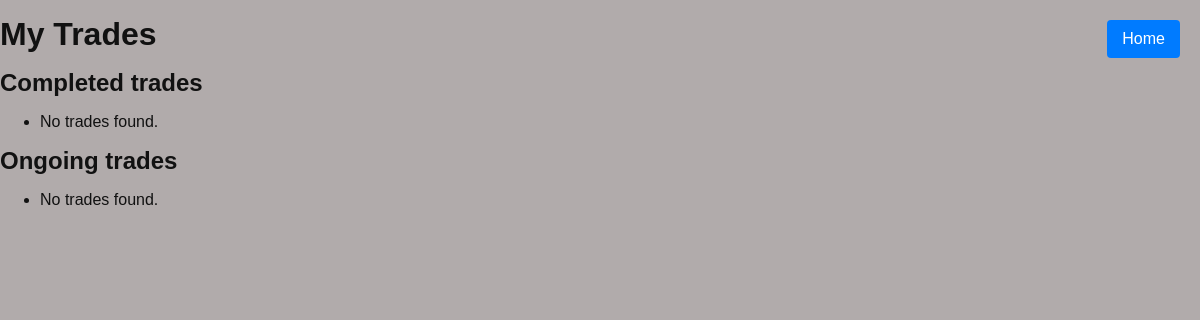
Page /core/mytrades (signed in) on the earlier database version.
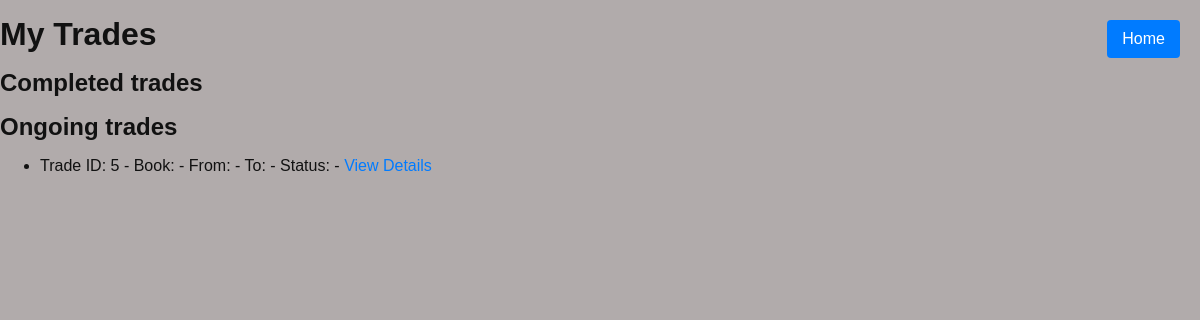
Same page on the later database version.
### core/models.py (models this page shows, shortened)
class Trade(models.Model):
    Trade_Status_Choices = [
        ('Pending', 'Pending'),
        ('Accepted', 'Accepted'),
        ('Paid', 'Paid'),
        ('Shipped', 'Shipped'),
        ('Completed', 'Completed'),
        ('Cancelled', 'Cancelled'),
    ]
    requester = models.ForeignKey(User, related_name='requested_trades', on_delete=models.CASCADE) #Cascade delete means if the user is deleted, their trades are also deleted
    responder = models.ForeignKey(User, related_name='received_trades', on_delete=models.CASCADE)
    requester_status = models.CharField(max_length=20, choices=Trade_Status_Choices, default='Accepted')
    responder_status = models.CharField(max_length=20, choices=Trade_Status_Choices, default='Pending')
    created_at = models.DateTimeField(auto_now_add=True)
    time_both_paid = models.DateTimeField(default=None, null=True, blank=True)

### core/views.py (the view)
# urls.py: path('core/mytrades', views.mytrades_view, name='mytrades'),  #all trades involving the user
def mytrades_view(request):
    if not request.user.is_authenticated:
        return redirect('login')  # Redirect to login if not authenticated
    user = request.user
    trades = Trade.objects.filter(requester=user) | Trade.objects.filter(responder=user)
    trades = trades.order_by('-created_at')  # Order by most recent trades first
    return render(request, 'core/mytrades.html', {
        'trades': trades,
    })

### core/templates/core/mytrades.html (shortened to what this page needs)
{% load static %}
<!DOCTYPE html>
<html lang="en">
<head>
        <link rel="stylesheet" href="{% static 'css/styles.css' %}">
</head>
<body>
    <a href="{% url 'home' %}" id="go_home_id">Home</a>
    <h1>My Trades</h1>
    <h2>Completed trades</h2>
    <ul>
        {% for trade in trades %}
            {% if trade.requester_recieved and trade.responder_recieved %}
                <li>
                    Trade ID: {{ trade.id }} -
                    Book: {{ trade.book.title }} -
                    From: {{ trade.from_user.username }} -
                    To: {{ trade.to_user.username }} -
                    Status: {{ trade.status }} -
                    <a href="{% url 'trade' trade.id %}">View Details</a>
                </li>
            {% endif %}
        {% empty %}
            <li>No trades found.</li>
        {% endfor %}
    </ul>
    <h2>Ongoing trades</h2>
    <ul>
        {% for trade in trades %}
            {% if not trade.requester_recieved and not trade.responder_recieved %}
                <li>
                    Trade ID: {{ trade.id }} -
                    Book: {{ trade.book.title }} -
                    From: {{ trade.from_user.username }} -
                    To: {{ trade.to_user.username }} -
                    Status: {{ trade.status }} -
                    <a href="{% url 'trade' trade.id %}">View Details</a>
                </li>
            {% endif %}
        {% empty %}
            <li>No trades found.</li>
        {% endfor %}
    </ul>
</body>
</html>

Differences in the rows shown:
added Trade: id "5"
Other differences:
text no longer shown: "No trades found. No trades found."
